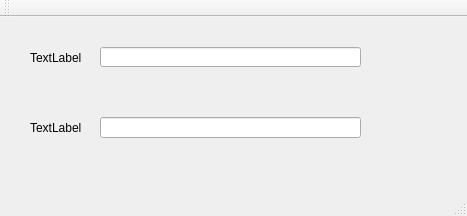
<?xml version="1.0" encoding="UTF-8"?>
<ui version="4.0">
 <class>MainWindow</class>
 <widget class="QMainWindow" name="MainWindow">
  <property name="geometry">
   <rect>
    <x>0</x>
    <y>0</y>
    <width>467</width>
    <height>216</height>
   </rect>
  </property>
  <property name="windowTitle">
   <string>MainWindow</string>
  </property>
  <widget class="QWidget" name="centralWidget">
   <widget class="QLabel" name="label">
    <property name="geometry">
     <rect>
      <x>30</x>
      <y>30</y>
      <width>54</width>
      <height>21</height>
     </rect>
    </property>
    <property name="text">
     <string>TextLabel</string>
    </property>
   </widget>
   <widget class="QLineEdit" name="lineEdit">
    <property name="geometry">
     <rect>
      <x>100</x>
      <y>30</y>
      <width>261</width>
      <height>20</height>
     </rect>
    </property>
   </widget>
   <widget class="QLabel" name="label_2">
    <property name="geometry">
     <rect>
      <x>30</x>
      <y>100</y>
      <width>54</width>
      <height>21</height>
     </rect>
    </property>
    <property name="text">
     <string>TextLabel</string>
    </property>
   </widget>
   <widget class="QLineEdit" name="lineEdit_2">
    <property name="geometry">
     <rect>
      <x>100</x>
      <y>100</y>
      <width>261</width>
      <height>21</height>
     </rect>
    </property>
   </widget>
  </widget>
  <widget class="QMenuBar" name="menuBar">
   <property name="geometry">
    <rect>
     <x>0</x>
     <y>0</y>
     <width>467</width>
     <height>23</height>
    </rect>
   </property>
  </widget>
  <widget class="QToolBar" name="mainToolBar">
   <attribute name="toolBarArea">
    <enum>TopToolBarArea</enum>
   </attribute>
   <attribute name="toolBarBreak">
    <bool>false</bool>
   </attribute>
  </widget>
  <widget class="QStatusBar" name="statusBar"/>
 </widget>
 <layoutdefault spacing="6" margin="11"/>
 <resources/>
 <connections/>
</ui>
